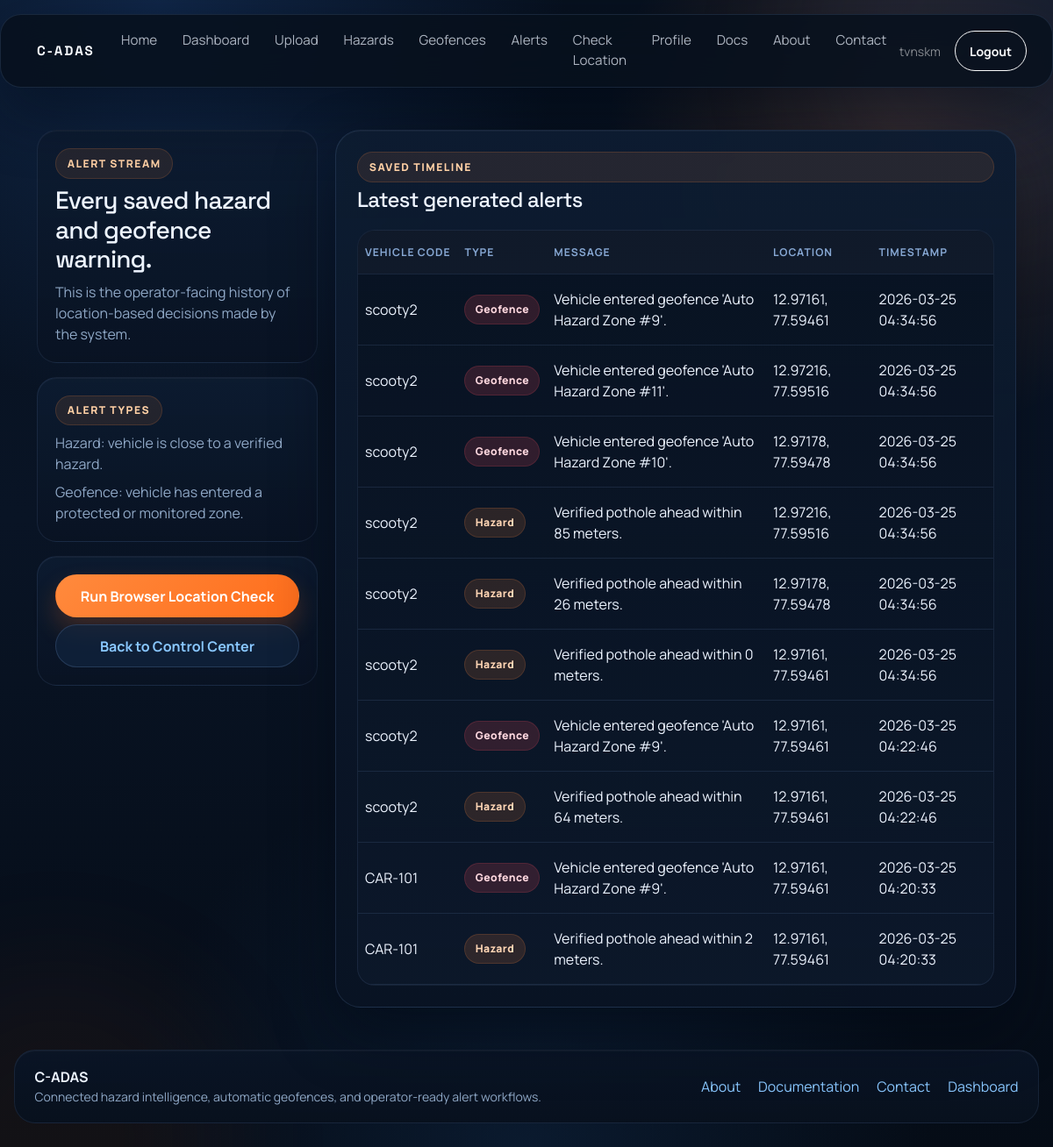
Page /alerts/ (signed in) on the committed database.
### alerts/models.py (models this page shows, shortened)
class Alert(models.Model):
    ALERT_TYPE_HAZARD = "hazard"
    ALERT_TYPE_GEOFENCE = "geofence"
    ALERT_TYPE_CHOICES = [
        (ALERT_TYPE_HAZARD, "Hazard"),
        (ALERT_TYPE_GEOFENCE, "Geofence"),
    ]
    vehicle_id = models.CharField(max_length=100)
    alert_type = models.CharField(max_length=20, choices=ALERT_TYPE_CHOICES)
    message = models.CharField(max_length=255)
    latitude = models.FloatField()
    longitude = models.FloatField()
    timestamp = models.DateTimeField(auto_now_add=True)
    hazard = models.ForeignKey(
        "hazards.HazardEvent",
        on_delete=models.CASCADE,
        null=True,
        blank=True,
        related_name="generated_alerts",
    )
    geofence = models.ForeignKey(
        "geofences.Geofence",
        on_delete=models.CASCADE,
        null=True,
        blank=True,
        related_name="alerts",
    )

### alerts/views.py (the view)
# urls.py: path("", AlertListView.as_view(), name="alert-list"),
class AlertListView(LoginRequiredMixin, ListView):
    model = Alert
    template_name = "alerts/alert_list.html"
    context_object_name = "alerts"
    paginate_by = 25
    ordering = ["-timestamp"]

### alerts/templates/alerts/alert_list.html (shortened to what this page needs)
{% extends "base.html" %}
{% block content %}
<section class="split-layout">
    <aside class="editorial-sidebar">
        <div class="mini-card">
            <span class="eyebrow mb-2">Alert Stream</span>
            <h1 class="h3 mb-2">Every saved hazard and geofence warning.</h1>
            <p class="soft-text mb-0">This is the operator-facing history of location-based decisions made by the system.</p>
        </div>
        <div class="mini-card">
            <span class="eyebrow mb-2">Alert Types</span>
            <div class="soft-text mb-2">Hazard: vehicle is close to a verified hazard.</div>
            <div class="soft-text mb-0">Geofence: vehicle has entered a protected or monitored zone.</div>
        </div>
        <div class="mini-card">
            <a href="{% url 'browser-check-location' %}" class="btn btn-primary w-100 mb-2">Run Browser Location Check</a>
            <a href="{% url 'dashboard' %}" class="btn btn-outline-primary w-100">Back to Control Center</a>
        </div>
    </aside>
    <div class="editorial-main">
        <div class="card content-card">
            <div class="card-body p-4">
                <div class="section-title">
                    <span class="eyebrow">Saved Timeline</span>
                    <h2 class="h4 mb-0">Latest generated alerts</h2>
                </div>
                <div class="table-responsive">
                    <table class="table align-middle">
                        <thead>
                            <tr>
                                <th>Vehicle Code</th>
                                <th>Type</th>
                                <th>Message</th>
                                <th>Location</th>
                                <th>Timestamp</th>
                            </tr>
                        </thead>
                        <tbody>
                            {% for alert in alerts %}
                                <tr>
                                    <td>{{ alert.vehicle_id }}</td>
                                    <td>
                                        <span class="type-badge {% if alert.alert_type == 'geofence' %}geofence{% else %}hazard{% endif %}">
                                            {{ alert.get_alert_type_display }}
                                        </span>
                                    </td>
                                    <td>{{ alert.message }}</td>
                                    <td>{{ alert.latitude|floatformat:5 }}, {{ alert.longitude|floatformat:5 }}</td>
                                    <td>{{ alert.timestamp|date:"Y-m-d H:i:s" }}</td>
                                </tr>
                            {% empty %}
                                <tr>
                                    <td colspan="5" class="text-center soft-text py-4">No alerts have been generated yet.</td>
                                </tr>
                            {% endfor %}
                        </tbody>
                    </table>
                </div>
            </div>
        </div>
    </div>
</section>
{% endblock %}

### templates/base.html (shortened to what this page needs)
<!DOCTYPE html>
<html lang="en">
<head>
    <link href="https://cdn.jsdelivr.net/npm/bootstrap@5.3.3/dist/css/bootstrap.min.css" rel="stylesheet">
</head>
<body>
    <div class="shell">
    <nav class="navbar navbar-expand-lg navbar-dark app-navbar px-2 px-lg-3">
        <div class="container">
            <a class="navbar-brand" href="{% url 'home' %}">C-ADAS</a>
            <div class="collapse navbar-collapse" id="mainNav">
                {% if user.is_authenticated %}
                    <ul class="navbar-nav me-auto mb-2 mb-lg-0">
                        <li class="nav-item"><a class="nav-link" href="{% url 'home' %}">Home</a></li>
                        <li class="nav-item"><a class="nav-link" href="{% url 'dashboard' %}">Dashboard</a></li>
                        <li class="nav-item"><a class="nav-link" href="{% url 'video-upload' %}">Upload</a></li>
                        <li class="nav-item"><a class="nav-link" href="{% url 'hazard-list' %}">Hazards</a></li>
                        <li class="nav-item"><a class="nav-link" href="{% url 'geofence-list' %}">Geofences</a></li>
                        <li class="nav-item"><a class="nav-link" href="{% url 'alert-list' %}">Alerts</a></li>
                        <li class="nav-item"><a class="nav-link" href="{% url 'browser-check-location' %}">Check Location</a></li>
                        <li class="nav-item"><a class="nav-link" href="{% url 'profile' %}">Profile</a></li>
                        <li class="nav-item"><a class="nav-link" href="{% url 'documentation' %}">Docs</a></li>
                        <li class="nav-item"><a class="nav-link" href="{% url 'about' %}">About</a></li>
                        <li class="nav-item"><a class="nav-link" href="{% url 'contact' %}">Contact</a></li>
                    </ul>
                    <div class="d-flex align-items-center gap-3">
                        <span class="text-white-50 small">{{ user.username }}</span>
                        <form method="post" action="{% url 'logout' %}" class="m-0">
                            <button type="submit" class="btn btn-outline-light btn-sm px-3">Logout</button>
                        </form>
                    </div>
                {% endif %}
            </div>
        </div>
    </nav>
    <main class="container py-4 py-lg-5">
        {% block content %}{% endblock %}
    </main>
    <footer class="site-footer">
        <div class="footer-card">
            <div class="d-flex flex-column flex-lg-row justify-content-between align-items-lg-center gap-3">
                <div>
                    <div class="fw-bold">C-ADAS</div>
                    <div class="soft-text small">Connected hazard intelligence, automatic geofences, and operator-ready alert workflows.</div>
                </div>
                <div class="footer-links">
                    <a href="{% url 'about' %}">About</a>
                    <a href="{% url 'documentation' %}">Documentation</a>
                    <a href="{% url 'contact' %}">Contact</a>
                    {% if user.is_authenticated %}
                        <a href="{% url 'dashboard' %}">Dashboard</a>
                    {% endif %}
                </div>
            </div>
        </div>
    </footer>
    </div>
</body>
</html>

### rows in the picture
Alert: vehicle_id "scooty2", alert_type "Geofence", message "Vehicle entered geofence 'Auto Hazard Zone #9'.", latitude "12.97161", longitude "77.59461", timestamp "2026-03-25 04:34:56"
Alert: vehicle_id "scooty2", alert_type "Geofence", message "Vehicle entered geofence 'Auto Hazard Zone #11'.", latitude "12.97216", longitude "77.59516", timestamp "2026-03-25 04:34:56"
Alert: vehicle_id "scooty2", alert_type "Geofence", message "Vehicle entered geofence 'Auto Hazard Zone #10'.", latitude "12.97178", longitude "77.59478", timestamp "2026-03-25 04:34:56"
Alert: vehicle_id "scooty2", alert_type "Hazard", message "Verified pothole ahead within 85 meters.", latitude "12.97216", longitude "77.59516", timestamp "2026-03-25 04:34:56"
Alert: vehicle_id "scooty2", alert_type "Hazard", message "Verified pothole ahead within 26 meters.", latitude "12.97178", longitude "77.59478", timestamp "2026-03-25 04:34:56"
Alert: vehicle_id "scooty2", alert_type "Hazard", message "Verified pothole ahead within 0 meters.", latitude "12.97161", longitude "77.59461", timestamp "2026-03-25 04:34:56"
Alert: vehicle_id "scooty2", alert_type "Geofence", message "Vehicle entered geofence 'Auto Hazard Zone #9'.", latitude "12.97161", longitude "77.59461", timestamp "2026-03-25 04:22:46"
Alert: vehicle_id "scooty2", alert_type "Hazard", message "Verified pothole ahead within 64 meters.", latitude "12.97161", longitude "77.59461", timestamp "2026-03-25 04:22:46"
Alert: vehicle_id "CAR-101", alert_type "Geofence", message "Vehicle entered geofence 'Auto Hazard Zone #9'.", latitude "12.97161", longitude "77.59461", timestamp "2026-03-25 04:20:33"
Alert: vehicle_id "CAR-101", alert_type "Hazard", message "Verified pothole ahead within 2 meters.", latitude "12.97161", longitude "77.59461", timestamp "2026-03-25 04:20:33"

### other values in the picture
{{ user.username }} "tvnskm"
